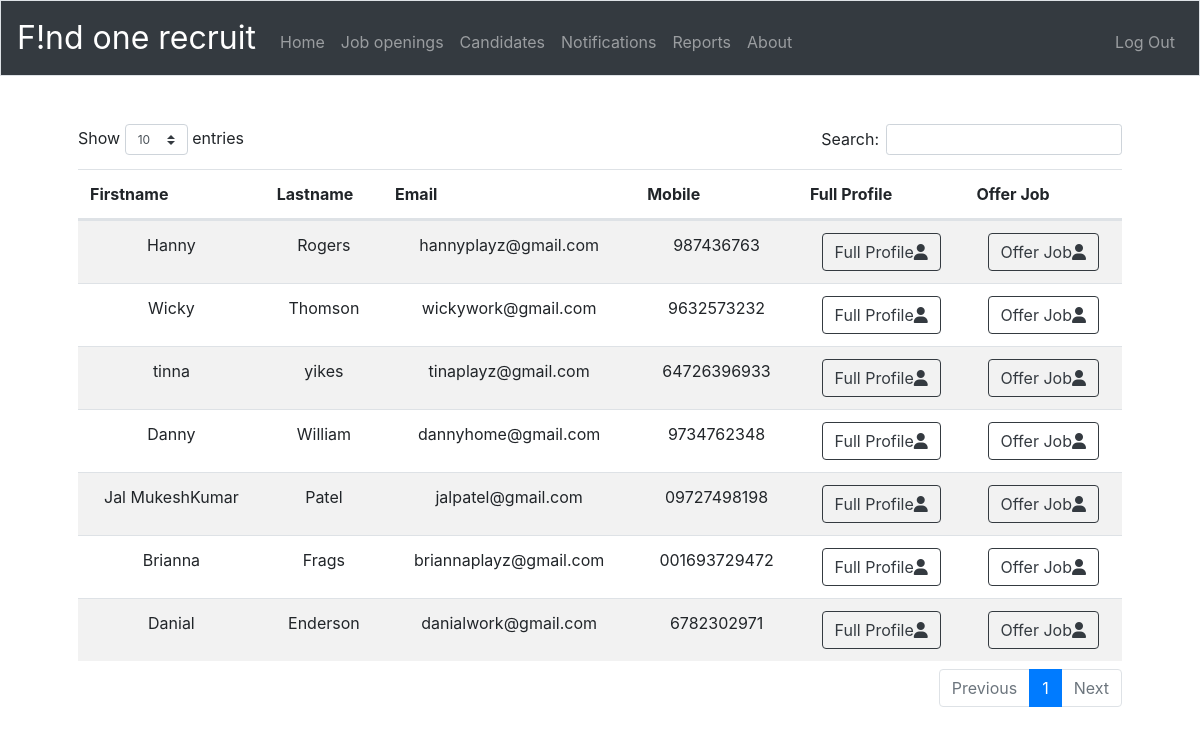
Page /candidates (signed in) on the committed database.
### tables this page shows
CREATE TABLE 'candidate_resumes' ('id' integer PRIMARY KEY NOT NULL, 'firstname' text NOT NULL, 'lastname' text NOT NULL, 'email' text NOT NULL, 'mobile' varchar(255) NOT NULL, 'address' text NOT NULL, 'educational_details'  text NOT NULL  , 'experience_details'  text NOT NULL  , 'current_job_title'  text , 'skill_set'  text );

### application.py (the view)
@app.route("/candidates")
@login_required
def candidates():
    candidates = db.execute("SELECT * FROM candidate_resumes")
    return render_template("candidates.html", candidates=candidates)

### application.py (called while the page is built)
@app.after_request
def after_request(response):
    response.headers["Cache-Control"] = "no-cache, no-store, must-revalidate"
    response.headers["Expires"] = 0
    response.headers["Pragma"] = "no-cache"
    return response

### helpers.py (called while the page is built)
def login_required(f):
    @wraps(f)
    def decorated_function(*args, **kwargs):
        if session.get("user_id") is None:
            return redirect("/")
        return f(*args, **kwargs)
    return decorated_function

### templates/candidates.html (shortened to what this page needs)
{% extends "recruiter_layout.html" %}
{% block main %}
    <table class="table table-striped" id="candidates">
        <thead>
            <tr>
                <th>Firstname</th>
                <th>Lastname</th>
                <th>Email</th>
                <th>Mobile</th>
                <th>Full Profile</th>
                <th>Offer Job</th>
            </tr>
        <tbody>
            {% for rows_candidates in candidates %}
                <tr>
                    <td>{{ rows_candidates["firstname"] }}</td>
                    <td>{{ rows_candidates["lastname"] }}</td>
                    <td>{{ rows_candidates["email"] }}</td>
                    <td>{{ rows_candidates["mobile"] }}</td>
                    <td>
                        <form action="/candidates_full_profile" method="post" id="full_profile">
                            <button value="{{ rows_candidates["id"] }}" name="full_profile_btn" class="btn btn-outline-dark" type="submit">Full Profile<i class='fas fa-user'></i></button>
                        </form>
                    </td>
                    <td>
                        <form action="/offer_job" method="post" id="offer_job">
                            <button value="{{ rows_candidates["id"] }}" name="offer_job_btn" class="btn btn-outline-dark" type="submit">Offer Job<i class='fas fa-user'></i></button>
                        </form>
                    </td>
                </tr>
            {% endfor %}
        </tbody>
    </table>
{% endblock %}

### templates/recruiter_layout.html (shortened to what this page needs)
<!DOCTYPE html>
<html lang="en">
    <head>
        <link href="https://maxcdn.bootstrapcdn.com/bootstrap/4.1.3/css/bootstrap.min.css" rel="stylesheet">
        <link href="/static/styles.css" rel="stylesheet">
        <link href="https://cdn.datatables.net/1.10.20/css/dataTables.bootstrap4.min.css" rel="stylesheet">
        <link href="https://cdnjs.cloudflare.com/ajax/libs/twitter-bootstrap/4.1.3/css/bootstrap.css" rel="stylesheet">
    </head>
    <body>
        <nav class="navbar navbar-expand-md navbar-dark bg-dark border">
            <a class="navbar-brand" href="/"><span class="white">F!nd one recruit</span></a>
            <div class="collapse navbar-collapse" id="navbar">
                {% if session.user_id %}
                    <ul class="navbar-nav mr-auto mt-2">
                        <li class="nav-item"><a class="nav-link" href="/recruiter_index">Home</a></li>
                        <li class="nav-item"><a class="nav-link" href="/job_openings">Job openings</a></li>
                        <li class="nav-item"><a class="nav-link" href="/candidates">Candidates</a></li>
                        <li class="nav-item"><a class="nav-link" href="/recruiter_notifications">Notifications</a></li>
                        <li class="nav-item"><a class="nav-link" href="/recruiter_reports">Reports</a></li>
                        <li class="nav-item"><a class="nav-link" href="/about">About</a></li>
                    </ul>
                    <ul class="navbar-nav ml-auto mt-2">
                        <li class="nav-item"><a class="nav-link" href="/logout">Log Out</a></li>
                    </ul>
                {% else %}
                    <ul class="navbar-nav ml-auto mt-2">
                        <li class="nav-item"><a style="color:white;" class="nav-link" href="/register">Register</a></li>
                        <li class="nav-item"><a style="color:white;" class="nav-link" href="/">Log In</a></li>
                    </ul>
                {% endif %}
            </div>
        </nav>
        <main class="container p-5">
            {% block main %}{% endblock %}
        </main>
    </body>
</html>

### static/styles.css (style rules this page uses)
nav .navbar-brand { font-size: xx-large; }
main { text-align: center; }

### rows in the picture
candidate_resumes: firstname "Hanny", lastname "Rogers", email "hannyplayz@gmail.com", mobile "987436763", {{ rows_candidates["id"] }} 3 (drawn)
candidate_resumes: firstname "Wicky", lastname "Thomson", email "wickywork@gmail.com", mobile "9632573232", {{ rows_candidates["id"] }} 4 (drawn)
candidate_resumes: firstname "tinna", lastname "yikes", email "tinaplayz@gmail.com", mobile "64726396933", {{ rows_candidates["id"] }} 6 (drawn)
candidate_resumes: firstname "Danny", lastname "William", email "dannyhome@gmail.com", mobile "9734762348", {{ rows_candidates["id"] }} 7 (drawn)
candidate_resumes: firstname "Jal MukeshKumar", lastname "Patel", email "jalpatel@gmail.com", mobile "09727498198", {{ rows_candidates["id"] }} 10 (drawn)
candidate_resumes: firstname "Brianna", lastname "Frags", email "briannaplayz@gmail.com", mobile "001693729472", {{ rows_candidates["id"] }} 12 (drawn)
candidate_resumes: firstname "Danial", lastname "Enderson", email "danialwork@gmail.com", mobile "6782302971", {{ rows_candidates["id"] }} 14 (drawn)
